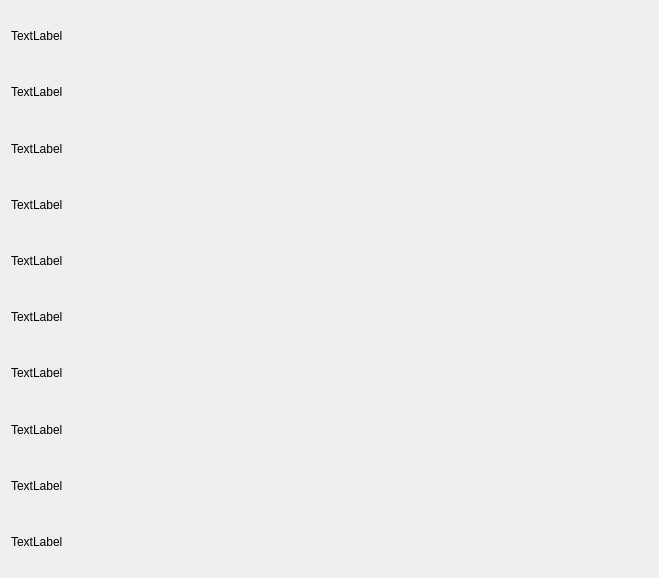
<?xml version="1.0" encoding="UTF-8"?>
<ui version="4.0">
 <class>Dialog</class>
 <widget class="QDialog" name="Dialog">
  <property name="geometry">
   <rect>
    <x>0</x>
    <y>0</y>
    <width>659</width>
    <height>578</height>
   </rect>
  </property>
  <property name="sizePolicy">
   <sizepolicy hsizetype="Expanding" vsizetype="Expanding">
    <horstretch>0</horstretch>
    <verstretch>0</verstretch>
   </sizepolicy>
  </property>
  <property name="windowTitle">
   <string>Dialog</string>
  </property>
  <layout class="QGridLayout" name="gridLayout">
   <item row="0" column="0">
    <layout class="QVBoxLayout" name="verticalLayout">
     <property name="sizeConstraint">
      <enum>QLayout::SetNoConstraint</enum>
     </property>
     <item>
      <widget class="QLabel" name="label">
       <property name="sizePolicy">
        <sizepolicy hsizetype="Expanding" vsizetype="Expanding">
         <horstretch>0</horstretch>
         <verstretch>0</verstretch>
        </sizepolicy>
       </property>
       <property name="text">
        <string>TextLabel</string>
       </property>
      </widget>
     </item>
     <item>
      <widget class="QLabel" name="label_2">
       <property name="sizePolicy">
        <sizepolicy hsizetype="Expanding" vsizetype="Expanding">
         <horstretch>0</horstretch>
         <verstretch>0</verstretch>
        </sizepolicy>
       </property>
       <property name="text">
        <string>TextLabel</string>
       </property>
      </widget>
     </item>
     <item>
      <widget class="QLabel" name="label_3">
       <property name="sizePolicy">
        <sizepolicy hsizetype="Expanding" vsizetype="Expanding">
         <horstretch>0</horstretch>
         <verstretch>0</verstretch>
        </sizepolicy>
       </property>
       <property name="text">
        <string>TextLabel</string>
       </property>
      </widget>
     </item>
     <item>
      <widget class="QLabel" name="label_4">
       <property name="sizePolicy">
        <sizepolicy hsizetype="Expanding" vsizetype="Expanding">
         <horstretch>0</horstretch>
         <verstretch>0</verstretch>
        </sizepolicy>
       </property>
       <property name="text">
        <string>TextLabel</string>
       </property>
      </widget>
     </item>
     <item>
      <widget class="QLabel" name="label_5">
       <property name="sizePolicy">
        <sizepolicy hsizetype="Expanding" vsizetype="Expanding">
         <horstretch>0</horstretch>
         <verstretch>0</verstretch>
        </sizepolicy>
       </property>
       <property name="text">
        <string>TextLabel</string>
       </property>
      </widget>
     </item>
     <item>
      <widget class="QLabel" name="label_6">
       <property name="sizePolicy">
        <sizepolicy hsizetype="Expanding" vsizetype="Expanding">
         <horstretch>0</horstretch>
         <verstretch>0</verstretch>
        </sizepolicy>
       </property>
       <property name="text">
        <string>TextLabel</string>
       </property>
      </widget>
     </item>
     <item>
      <widget class="QLabel" name="label_7">
       <property name="sizePolicy">
        <sizepolicy hsizetype="Expanding" vsizetype="Expanding">
         <horstretch>0</horstretch>
         <verstretch>0</verstretch>
        </sizepolicy>
       </property>
       <property name="text">
        <string>TextLabel</string>
       </property>
      </widget>
     </item>
     <item>
      <widget class="QLabel" name="label_8">
       <property name="sizePolicy">
        <sizepolicy hsizetype="Expanding" vsizetype="Expanding">
         <horstretch>0</horstretch>
         <verstretch>0</verstretch>
        </sizepolicy>
       </property>
       <property name="text">
        <string>TextLabel</string>
       </property>
      </widget>
     </item>
     <item>
      <widget class="QLabel" name="label_9">
       <property name="sizePolicy">
        <sizepolicy hsizetype="Expanding" vsizetype="Expanding">
         <horstretch>0</horstretch>
         <verstretch>0</verstretch>
        </sizepolicy>
       </property>
       <property name="text">
        <string>TextLabel</string>
       </property>
      </widget>
     </item>
     <item>
      <widget class="QLabel" name="label_10">
       <property name="sizePolicy">
        <sizepolicy hsizetype="Expanding" vsizetype="Expanding">
         <horstretch>0</horstretch>
         <verstretch>0</verstretch>
        </sizepolicy>
       </property>
       <property name="text">
        <string>TextLabel</string>
       </property>
      </widget>
     </item>
    </layout>
   </item>
  </layout>
 </widget>
 <resources/>
 <connections/>
</ui>
